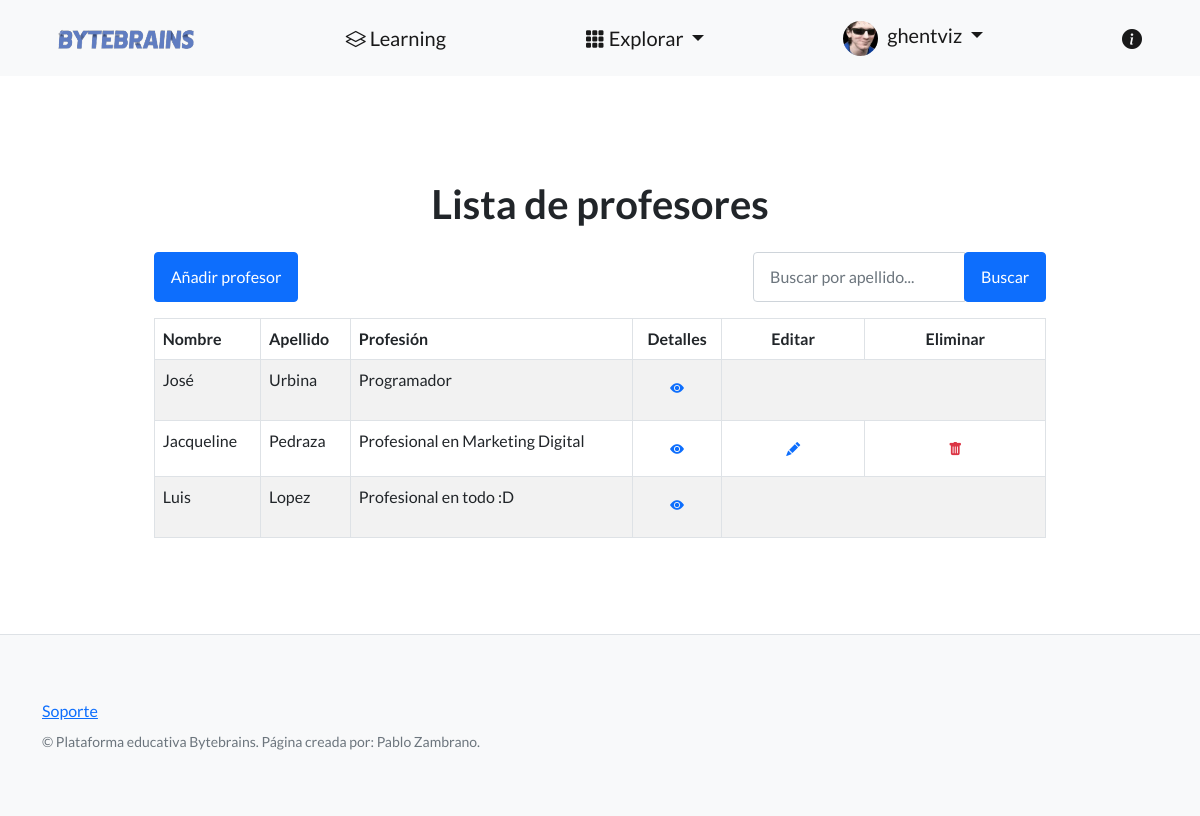
The page /plataforma/profesores/ (signed in) on the database its author committed.
### perfiles/models.py (models this page shows, shortened)
class Avatar(models.Model):
    user = models.OneToOneField(User, on_delete=models.CASCADE, null=True)
    imagen = models.ImageField(upload_to='avatares', null=True, blank=True)

### control_estudios/models.py (models this page shows, shortened)
class Profesor(models.Model):
    nombre = models.CharField(max_length=256)
    apellido = models.CharField(max_length=256)
    fecha_nac = models.DateField()
    dni = models.CharField(max_length=32)
    email = models.EmailField()
    telefono = models.CharField(max_length=20)
    profesion = models.CharField(max_length=128)
    bio = models.TextField()
    creador = models.ForeignKey(User, on_delete=models.SET_NULL, null=True)

### control_estudios/views.py (the view)
# urls.py: path("profesores/", listar_profesores, name="lista_profesores"),
def listar_profesores(request):
    contexto = {
        "profesores": Profesor.objects.all(),
        }
    http_response = render(
        request = request,
        template_name = 'control_estudios/lista_profesores.html',
        context = contexto,
    )
    return http_response

### control_estudios/templates/control_estudios/lista_profesores.html (shortened to what this page needs)
{% extends "control_estudios/base.html" %}
{% block contenido %}
<link rel="stylesheet" href="https://cdnjs.cloudflare.com/ajax/libs/animate.css/4.1.1/animate.min.css">
<section class="container">
  <div class="row justify-content-center">
    <div class="col-10 animate__animated animate__fadeIn">
      <h1 class="text-center my-4">Lista de profesores</h1>
      <div class="d-flex justify-content-between mb-3">
        <a href="{% url 'nuevo_profesor' %}" class="btn btn-primary">Añadir profesor</a>
        <form action="{% url 'buscar_profesor' %}" method="post" class="form-inline">
          <div class="input-group">
            <input type="text" name="busqueda" placeholder="Buscar por apellido..." class="form-control">
            <div class="input-group-append">
              <button type="submit" class="btn btn-primary">Buscar</button>
            </div>
          </div>
        </form>
      </div>
      <table class="table table-striped table-bordered animate__animated animate__fadeIn">
        <thead class="bg-cream">
          <tr>
            <th scope="col">Nombre</th>
            <th scope="col">Apellido</th>
            <th scope="col">Profesión</th>
            <th scope="col" class="text-center">Detalles</th>
            <th scope="col" class="text-center">Editar</th>
            <th scope="col" class="text-center">Eliminar</th>
          </tr>
        </thead>
        <tbody>
          {% for profesor in profesores %}
          <tr>
            <td>{{ profesor.nombre }}</td>
            <td>{{ profesor.apellido }}</td>
            <td>{{ profesor.profesion }}</td>
            <td class="text-center">
              <a href="{% url 'ver_profesor' profesor.id %}" class="btn btn-sm btn-link text-primary">
                <i class="bi bi-eye-fill"></i>
              </a>
            </td>
            {% if user == profesor.creador %}
            <td class="text-center">
              <a href="{% url 'editar_profesor' profesor.id %}" class="btn btn-sm btn-link text-primary">
                <i class="bi bi-pencil-fill"></i>
              </a>
            </td>
            <td class="text-center">
              <form action="{% url 'eliminar_profesor' profesor.id %}" method="post" class="d-inline">
                <button type="submit" class="btn btn-sm btn-link text-danger" onclick="return confirm('¿Estás seguro de que deseas eliminar este profesor?');">
                  <i class="bi bi-trash-fill text-danger"></i>
                </button>
              </form>
            </td>
            {% else %}
            <td colspan="2" class="text-center empty-cell">
            </td>
            {% endif %}
          </tr>
          {% empty %}
          <tr>
            <td colspan="6" class="text-center empty-cell">
              No se encontraron profesores.
            </td>
          </tr>
          {% endfor %}
        </tbody>
      </table>
    </div>
  </div>
</section>
{% endblock contenido %}

### control_estudios/templates/control_estudios/base.html (shortened to what this page needs)
{% load static %}
<!DOCTYPE html>
<html lang="en">
<head>
    <link href="https://cdn.jsdelivr.net/npm/bootstrap-icons@1.5.0/font/bootstrap-icons.css" rel="stylesheet"
        type="text/css" />
    <link href="{% static 'css/styles.css' %}" rel="stylesheet" />
</head>
<body>
    <nav class="navbar navbar-light bg-light static-top">
        <div class="container">
            <a class="navbar-brand logo-link" href="{% url 'inicio'%}">
                <img class="logo" src="{% static 'logo.png' %}" alt="Logo de la página" />
            </a>
            <a class="navbar-brand learning-link" href="{%url 'lista_posts'%}">
                <i class="bi bi-layers"></i>
                Learning
            </a>
            <div class="dropdown" id="plataformaDropdown">
                <a class="navbar-brand dropdown-toggle" href="#" role="button" data-bs-toggle="dropdown"
                    aria-expanded="false">
                    <i class="bi bi-grid-3x3-gap-fill"></i>
                    Explorar
                </a>
            </div>
            <div class="dropdown" onmouseenter="showDropdown()" onmouseleave="hideDropdown()">
                <a class="navbar-brand dropdown-toggle" href="#" role="button" id="usuarioDropdown" data-bs-toggle="dropdown"
                    aria-expanded="false">
                    {% if user.is_authenticated %}
                        {% if user.avatar %}
                            {% if user.avatar.imagen %}
                            <img src="{{ user.avatar.imagen.url }}" style="width: 35px; height: 35px; border-radius: 50%; margin-right: 5px;">
                            {% else %}
                                <i class="bi bi-person-fill"></i>
                            {% endif %}
                        {% else %}
                            <i class="bi bi-person-fill"></i>
                        {% endif %}
                        {{ user.username }}
                    {% else %}
                    <i class="bi bi-person-fill"></i> Gestionar usuario
                    {% endif %}
                </a>
            </div>
            <a class="navbar-brand about-link" href="{% url 'about' %}">
                <i class="bi bi-info-circle-fill"></i>
            </a>
        </div>
    </nav>
    <section style="padding: 80px 50px;">
        {% block contenido %}
        {% endblock contenido %}
    </section>
    <footer class="footer">
        <div class="container">
            <div class="row">
                <div class="col-lg-6 h-100 text-center text-lg-start my-auto">
                    <ul class="list-inline mb-2">
                        <li class="list-inline-item"><a
                                href="https://docs.google.com/forms/d/e/1FAIpQLSdrpu41T0OnxFOVRi3Zn0Obj1P5-a_17yXlUdo7N0pcVgMJ1Q/viewform?usp=sf_link">Soporte</a>
                        </li>
                    </ul>
                    <p class="text-muted small mb-4 mb-lg-0">&copy; Plataforma educativa Bytebrains. Página creada por:
                        Pablo Zambrano.</p>
                </div>
            </div>
        </div>
    </footer>
</body>
</html>

### control_estudios/templates/control_estudios/base.html (style rules this page uses)
.logo { width: 165px; height: 50px; }
.logo { transition: transform 0.2s; }
.footer { padding: 40px 0; background-color: #f8f9fa; border-top: 1px solid #dee2e6; }
.footer p { margin-bottom: 0; }
.learning-link { transition: transform 0.2s; }
.about-link { position: relative; }
.about-link::after { content: "Acerca de"; position: absolute; top: 100%; left: 50%; transform: translateX(-50%); background-color: #f8f9fa; padding: 8px 16px; border-radius: 8px; opacity: 0; visibility: hidden; transition: opacity 0.3s, visibility 0.3s; box-shadow: 0 2px 4px rgba(0, 0, 0, 0.1); font-family: 'Lato', sans-serif; font-weight: 400; font-size: 14px; color: #333; white-space: nowrap; }

### rows shown on the page
Profesor: nombre "José", apellido "Urbina", profesion "Programador"
Profesor: nombre "Jacqueline", apellido "Pedraza", profesion "Profesional en Marketing Digital"
Profesor: nombre "Luis", apellido "Lopez", profesion "Profesional en todo :D"

### other values the page prints
{{ user.username }} "ghentviz"
